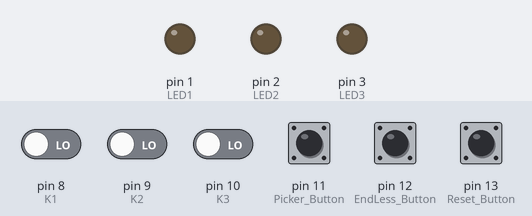
Bench run of a sketch on a simulated Arduino Uno, built with avr-gcc and run on an emulated ATmega328P. On the bench: output pins drawn as LEDs (lit = HIGH). Inputs (shaded band) come from the test bench; at power-on: pin 8 (K1), pin 9 (K2), pin 10 (K3), pin 11 (Picker_Button), pin 12 (EndLess_Button), pin 13 (Reset_Button) LOW. Random numbers use the default seed unless the sketch sets one.

Above: at 1.2 s.
1.3 s: pin 12 (EndLess_Button) pulled HIGH for 0.15 s
At 2.3 s:
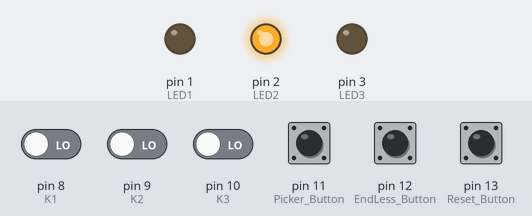
3.3 s: pin 9 (K2) driven HIGH
At 5.4 s:
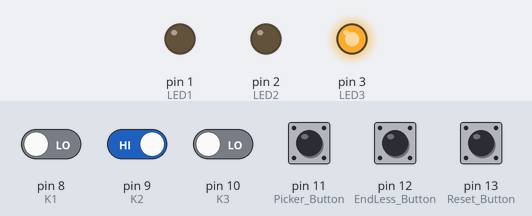
5.8 s: pin 11 (Picker_Button) pulled HIGH for 1 s
At 14.1 s:
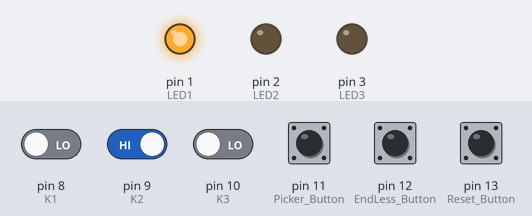
Timing chart, 0 to 14.3 s (numbered marks = the images above; inputs shaded):
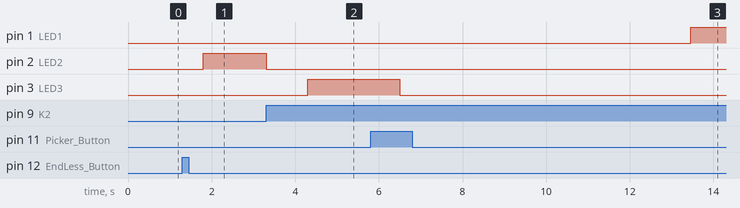

Measured:
- after the input at 1.3 s, pin 2 (LED2): LOW → HIGH after 0.50 s
- after the input at 3.3 s, pin 2 (LED2): HIGH → LOW at once; pin 3 (LED3): LOW → HIGH after 1.0 s
- after the input at 5.8 s, pin 1 (LED1): LOW → HIGH after 7.7 s; pin 3 (LED3): HIGH → LOW after 0.70 s

The sketch:

ReactionPads.ino
```cpp
// Playing Buttons
byte K1 = 8;
byte K2 = 9;
byte K3 = 10;


// LEDS
byte LED1 = 1;
byte LED2 = 2;
byte LED3 = 3;


// Program_Buttons
byte Picker_Button = 11;
byte EndLess_Button = 12;
byte Reset_Button = 13;


// Other Variables
byte Program = 0;   // Choose program
int Ran_Button;
int Picker_Order[50];   // List to picker program with button order
byte Picker_Flag = 0;
int Picker_Index = 0;   // Current index in list
int EndLess_Score = 0;
int EndLess_Array[10];


void setup(){
    pinMode(K1, INPUT);
    pinMode(K2, INPUT);
    pinMode(K3, INPUT);
    pinMode(Picker_Button, INPUT);
    pinMode(EndLess_Button, INPUT);
    pinMode(Reset_Button, INPUT);
    pinMode(LED1 , OUTPUT);
    pinMode(LED2, OUTPUT);
    pinMode(LED3 , OUTPUT);
    //Serial.begin(9600);
      Ran_Button = random(1, 4);
}


void loop(){

  randomSeed(millis());

   if (digitalRead(Picker_Button) == HIGH){    // Choose program
        Program = 1;
    }


   if (digitalRead(EndLess_Button) == HIGH){   // Choose program
        Program = 2;
        delay(500);
    }


   if (digitalRead(Reset_Button) == HIGH){     // Choose program
        Program = 3;
    }


   switch (Program){
        case 1:
            Picker();
            break;


       case 2:
            EndLess();
            break;


       case 3:
            Reset();
            break;
        }
}


void Picker(){     // Program where you choose the order of lights

    while (Picker_Flag == 0 && Program == 1){

       digitalWrite(0, HIGH);

       if (digitalRead(K1) == HIGH){
            Picker_Order[Picker_Index] = LED1;            // Adds K1 to the end of list
            Picker_Index++;                                            // Uppdates what is the last place in list
            delay(100);
        }


       else if (digitalRead(K2) == HIGH){
            Picker_Order[Picker_Index] = LED2;
            Picker_Index++;
            delay(100);
        }


       else if (digitalRead(K3) == HIGH){
            Picker_Order[Picker_Index] = LED3;
            Picker_Index++;
            delay(100);
        }

       if (digitalRead(Picker_Button) == HIGH){
            Picker_Flag = 1;
            Picker_Index = 0;            // Setts picker index to zero so the program start reading the list from the beginning
            delay(500);
        }


        if (digitalRead(Reset_Button) == HIGH){
            PORTD = B0;
            Program = 3;
        }
    }

   while (Picker_Flag == 1 && Program == 1){
       digitalWrite(0, LOW);

       digitalWrite(Picker_Order[Picker_Index], HIGH);            // Makes the led/button light up based of the list index

       if (Picker_Order[Picker_Index] == LED1  && digitalRead(K1) == HIGH){
            digitalWrite(Picker_Order[Picker_Index], LOW);        // Turns the led off when the button has been trigered
            Picker_Index++;
            delay(100);
        }


       else if (Picker_Order[Picker_Index] == LED2  && digitalRead(K2) == HIGH){
            digitalWrite(Picker_Order[Picker_Index], LOW);
            Picker_Index++;
            delay(100);
        }

       else if (Picker_Order[Picker_Index] == LED3  && digitalRead(K3) == HIGH){
            digitalWrite(Picker_Order[Picker_Index], LOW);
            Picker_Index++;
            delay(100);
        }

       if (Picker_Order[Picker_Index] == 0){   // Resets picker if the order is done
            digitalWrite(Picker_Order[Picker_Index], LOW);
            Picker_Flag = 0;
        }

        if (digitalRead(Picker_Button) == HIGH){    // Resets and turnes of program
            PORTD = B0;
            Program = 0;
            Picker_Flag = 0;
            delay(150);
        }

        if (digitalRead(Reset_Button) == HIGH){
            PORTD = B0;
            Program = 3;
        }
    }
}


void EndLess(){     // Function that makes random led light up

  digitalWrite(Ran_Button, HIGH);

    if ((Ran_Button == LED1) && (digitalRead(K1) == HIGH)){
       digitalWrite(Ran_Button, LOW);
       delay(1000);
      Ran_Button = random(1, 4);

    }

    else if ((Ran_Button == LED2) && (digitalRead(K2) == HIGH)){
       digitalWrite(Ran_Button, LOW);
       delay(1000);
      Ran_Button = random(1, 4);
    }

    else if ((Ran_Button == LED3) && (digitalRead(K3) == HIGH)){
       digitalWrite(Ran_Button, LOW);
       delay(1000);
      Ran_Button = random(1, 4);
    }

    if (digitalRead(EndLess_Button) ==HIGH){
        PORTD = B0;
        Program = 0;
        delay(500);
    }

    if (digitalRead(Reset_Button) == HIGH){
        PORTD = B0;
        Program = 3;
    }
}


void Reset(){   // Resets variables
    PORTD = B0;
    EndLess_Score = 0;
    Picker_Order[50] =  {};
    Picker_Flag = 0;
    Picker_Index = 0;
    Program = 0;
}
```
